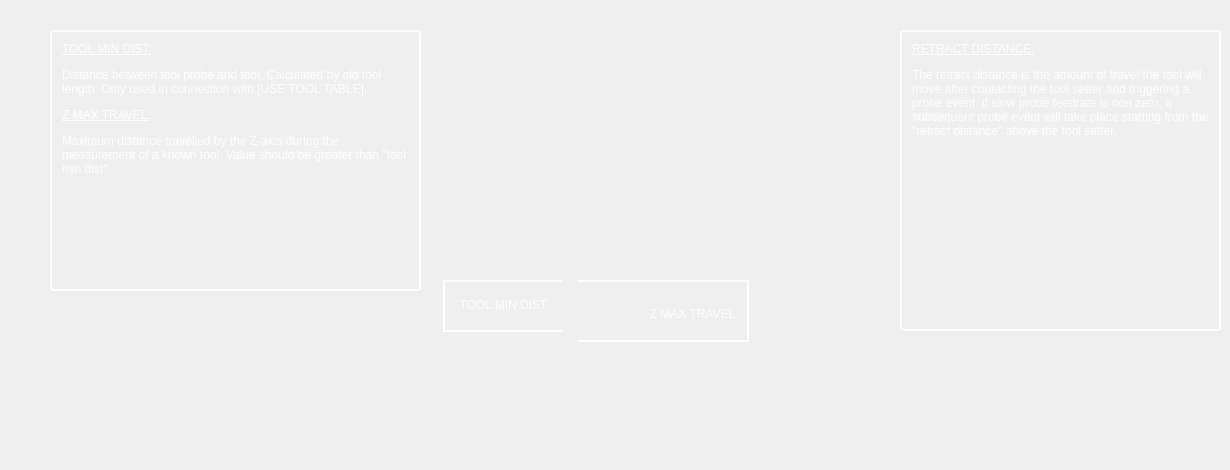
                 <widget class="QWidget" name="page">
                  <widget class="QLabel" name="label_19">
                   <property name="geometry">
                    <rect>
                     <x>50</x>
                     <y>30</y>
                     <width>371</width>
                     <height>261</height>
                    </rect>
                   </property>
                   <property name="maximumSize">
                    <size>
                     <width>500</width>
                     <height>450</height>
                    </size>
                   </property>
                   <property name="styleSheet">
                    <string notr="true">QLabel {
    border-style: solid;
    border-color: white;
    border-width: 2px;
    border-radius: 4px;
    color: white;
    font: 14pt &quot;Bebas Kai&quot;;
    padding-right: 10px;
}</string>
                   </property>
                   <property name="text">
                    <string>&lt;html&gt;

&lt;head /&gt;

&lt;body&gt;
    &lt;p&gt;&lt;span style=&quot; text-decoration: underline;&quot;&gt;TOOL MIN DIST:&lt;/span&gt;&lt;/p&gt;
    &lt;p&gt;Distance between tool probe and tool. Calculated by old tool length. 
    Only used in connection with [USE TOOL TABLE].&lt;/p&gt;
    &lt;p&gt;&lt;span style=&quot; text-decoration: underline;&quot;&gt;Z MAX TRAVEL:&lt;/span&gt;&lt;/p&gt;
    &lt;p&gt;Maximum distance travelled by the Z-axis during the measurement of a known tool. Value should be greater than &quot;tool min dist&quot;.&lt;/p&gt;
    
    
&lt;/body&gt;

&lt;/html&gt;</string>
                   </property>
                   <property name="alignment">
                    <set>Qt::AlignLeading|Qt::AlignLeft|Qt::AlignTop</set>
                   </property>
                   <property name="wordWrap">
                    <bool>true</bool>
                   </property>
                   <property name="margin">
                    <number>10</number>
                   </property>
                   <property name="indent">
                    <number>10</number>
                   </property>
                  </widget>
                  <widget class="Line" name="line_14">
                   <property name="geometry">
                    <rect>
                     <x>747</x>
                     <y>280</y>
                     <width>2</width>
                     <height>62</height>
                    </rect>
                   </property>
                   <property name="sizePolicy">
                    <sizepolicy hsizetype="Fixed" vsizetype="Fixed">
                     <horstretch>0</horstretch>
                     <verstretch>0</verstretch>
                    </sizepolicy>
                   </property>
                   <property name="styleSheet">
                    <string notr="true">color: green;
background-color: white;
border: none;
</string>
                   </property>
                   <property name="frameShadow">
                    <enum>QFrame::Plain</enum>
                   </property>
                   <property name="lineWidth">
                    <number>1</number>
                   </property>
                   <property name="midLineWidth">
                    <number>0</number>
                   </property>
                   <property name="orientation">
                    <enum>Qt::Vertical</enum>
                   </property>
                  </widget>
                  <widget class="Line" name="line_15">
                   <property name="geometry">
                    <rect>
                     <x>578</x>
                     <y>280</y>
                     <width>170</width>
                     <height>2</height>
                    </rect>
                   </property>
                   <property name="sizePolicy">
                    <sizepolicy hsizetype="Fixed" vsizetype="Fixed">
                     <horstretch>0</horstretch>
                     <verstretch>0</verstretch>
                    </sizepolicy>
                   </property>
                   <property name="layoutDirection">
                    <enum>Qt::RightToLeft</enum>
                   </property>
                   <property name="styleSheet">
                    <string notr="true">color: green;
background-color: white;
border: none;
</string>
                   </property>
                   <property name="frameShadow">
                    <enum>QFrame::Plain</enum>
                   </property>
                   <property name="lineWidth">
                    <number>1</number>
                   </property>
                   <property name="midLineWidth">
                    <number>0</number>
                   </property>
                   <property name="orientation">
                    <enum>Qt::Horizontal</enum>
                   </property>
                  </widget>
                  <widget class="QLabel" name="label_58">
                   <property name="geometry">
                    <rect>
                     <x>490</x>
                     <y>60</y>
                     <width>161</width>
                     <height>221</height>
                    </rect>
                   </property>
                   <property name="styleSheet">
                    <string notr="true">image: url(:/images/atc_spindle_tool.png);</string>
                   </property>
                   <property name="text">
                    <string/>
                   </property>
                   <property name="scaledContents">
                    <bool>true</bool>
                   </property>
                  </widget>
                  <widget class="QLabel" name="label_59">
                   <property name="geometry">
                    <rect>
                     <x>553</x>
                     <y>330</y>
                     <width>171</width>
                     <height>131</height>
                    </rect>
                   </property>
                   <property name="styleSheet">
                    <string notr="true">image: url(:/images/tool_probe.png);</string>
                   </property>
                   <property name="text">
                    <string/>
                   </property>
                   <property name="scaledContents">
                    <bool>true</bool>
                   </property>
                  </widget>
                  <widget class="QLabel" name="label_137">
                   <property name="geometry">
                    <rect>
                     <x>622</x>
                     <y>288</y>
                     <width>141</width>
                     <height>51</height>
                    </rect>
                   </property>
                   <property name="styleSheet">
                    <string notr="true">QLabel{
font: 15pt &quot;Bebas Kai&quot;;
color: white;
}</string>
                   </property>
                   <property name="lineWidth">
                    <number>0</number>
                   </property>
                   <property name="text">
                    <string>Z MAX TRAVEL</string>
                   </property>
                   <property name="alignment">
                    <set>Qt::AlignCenter</set>
                   </property>
                   <property name="wordWrap">
                    <bool>true</bool>
                   </property>
                   <property name="indent">
                    <number>0</number>
                   </property>
                  </widget>
                  <widget class="Line" name="line_16">
                   <property name="geometry">
                    <rect>
                     <x>443</x>
                     <y>280</y>
                     <width>120</width>
                     <height>2</height>
                    </rect>
                   </property>
                   <property name="sizePolicy">
                    <sizepolicy hsizetype="Fixed" vsizetype="Fixed">
                     <horstretch>0</horstretch>
                     <verstretch>0</verstretch>
                    </sizepolicy>
                   </property>
                   <property name="layoutDirection">
                    <enum>Qt::RightToLeft</enum>
                   </property>
                   <property name="styleSheet">
                    <string notr="true">color: green;
background-color: white;
border: none;
</string>
                   </property>
                   <property name="frameShadow">
                    <enum>QFrame::Plain</enum>
                   </property>
                   <property name="lineWidth">
                    <number>1</number>
                   </property>
                   <property name="midLineWidth">
                    <number>0</number>
                   </property>
                   <property name="orientation">
                    <enum>Qt::Horizontal</enum>
                   </property>
                  </widget>
                  <widget class="QLabel" name="label_150">
                   <property name="geometry">
                    <rect>
                     <x>423</x>
                     <y>280</y>
                     <width>161</width>
                     <height>50</height>
                    </rect>
                   </property>
                   <property name="styleSheet">
                    <string notr="true">QLabel{
font: 15pt &quot;Bebas Kai&quot;;
color: white;
}</string>
                   </property>
                   <property name="lineWidth">
                    <number>0</number>
                   </property>
                   <property name="text">
                    <string>TOOL MIN DIST</string>
                   </property>
                   <property name="alignment">
                    <set>Qt::AlignCenter</set>
                   </property>
                   <property name="wordWrap">
                    <bool>true</bool>
                   </property>
                   <property name="indent">
                    <number>0</number>
                   </property>
                  </widget>
                  <widget class="Line" name="line_17">
                   <property name="geometry">
                    <rect>
                     <x>443</x>
                     <y>330</y>
                     <width>120</width>
                     <height>2</height>
                    </rect>
                   </property>
                   <property name="sizePolicy">
                    <sizepolicy hsizetype="Fixed" vsizetype="Fixed">
                     <horstretch>0</horstretch>
                     <verstretch>0</verstretch>
                    </sizepolicy>
                   </property>
                   <property name="layoutDirection">
                    <enum>Qt::RightToLeft</enum>
                   </property>
                   <property name="styleSheet">
                    <string notr="true">color: green;
background-color: white;
border: none;
</string>
                   </property>
                   <property name="frameShadow">
                    <enum>QFrame::Plain</enum>
                   </property>
                   <property name="lineWidth">
                    <number>1</number>
                   </property>
                   <property name="midLineWidth">
                    <number>0</number>
                   </property>
                   <property name="orientation">
                    <enum>Qt::Horizontal</enum>
                   </property>
                  </widget>
                  <widget class="Line" name="line_18">
                   <property name="geometry">
                    <rect>
                     <x>443</x>
                     <y>280</y>
                     <width>2</width>
                     <height>50</height>
                    </rect>
                   </property>
                   <property name="sizePolicy">
                    <sizepolicy hsizetype="Fixed" vsizetype="Fixed">
                     <horstretch>0</horstretch>
                     <verstretch>0</verstretch>
                    </sizepolicy>
                   </property>
                   <property name="styleSheet">
                    <string notr="true">color: green;
background-color: white;
border: none;
</string>
                   </property>
                   <property name="frameShadow">
                    <enum>QFrame::Plain</enum>
                   </property>
                   <property name="lineWidth">
                    <number>1</number>
                   </property>
                   <property name="midLineWidth">
                    <number>0</number>
                   </property>
                   <property name="orientation">
                    <enum>Qt::Vertical</enum>
                   </property>
                  </widget>
                  <widget class="Line" name="line_19">
                   <property name="geometry">
                    <rect>
                     <x>578</x>
                     <y>340</y>
                     <width>170</width>
                     <height>2</height>
                    </rect>
                   </property>
                   <property name="sizePolicy">
                    <sizepolicy hsizetype="Fixed" vsizetype="Fixed">
                     <horstretch>0</horstretch>
                     <verstretch>0</verstretch>
                    </sizepolicy>
                   </property>
                   <property name="layoutDirection">
                    <enum>Qt::RightToLeft</enum>
                   </property>
                   <property name="styleSheet">
                    <string notr="true">color: green;
background-color: white;
border: none;
</string>
                   </property>
                   <property name="frameShadow">
                    <enum>QFrame::Plain</enum>
                   </property>
                   <property name="lineWidth">
                    <number>1</number>
                   </property>
                   <property name="midLineWidth">
                    <number>0</number>
                   </property>
                   <property name="orientation">
                    <enum>Qt::Horizontal</enum>
                   </property>
                  </widget>
                  <widget class="QLabel" name="label_20">
                   <property name="geometry">
                    <rect>
                     <x>900</x>
                     <y>30</y>
                     <width>321</width>
                     <height>301</height>
                    </rect>
                   </property>
                   <property name="maximumSize">
                    <size>
                     <width>500</width>
                     <height>400</height>
                    </size>
                   </property>
                   <property name="styleSheet">
                    <string notr="true">QLabel {
    border-style: solid;
    border-color: white;
    border-width: 2px;
    border-radius: 4px;
    color: white;
    font: 14pt &quot;Bebas Kai&quot;;
    padding-right: 10px;
}</string>
                   </property>
                   <property name="text">
                    <string>&lt;html&gt;

&lt;head /&gt;

&lt;body&gt;
    &lt;p&gt;&lt;span style=&quot; text-decoration: underline;&quot;&gt;RETRACT DISTANCE:&lt;/span&gt;&lt;/p&gt;
    &lt;p&gt;The retract distance is the amount of travel the tool will move after contacting the tool setter and triggering a
        probe event. if slow probe feedrate is non zero, a subsequent probe event will take place starting from the
        &amp;quot;retract distance&amp;quot; above the tool setter.&lt;/p&gt;
&lt;/body&gt;

&lt;/html&gt;</string>
                   </property>
                   <property name="alignment">
                    <set>Qt::AlignLeading|Qt::AlignLeft|Qt::AlignTop</set>
                   </property>
                   <property name="wordWrap">
                    <bool>true</bool>
                   </property>
                   <property name="margin">
                    <number>10</number>
                   </property>
                   <property name="indent">
                    <number>10</number>
                   </property>
                  </widget>
                  <zorder>label_58</zorder>
                  <zorder>label_137</zorder>
                  <zorder>label_150</zorder>
                  <zorder>label_19</zorder>
                  <zorder>line_14</zorder>
                  <zorder>line_15</zorder>
                  <zorder>label_59</zorder>
                  <zorder>line_16</zorder>
                  <zorder>line_17</zorder>
                  <zorder>line_18</zorder>
                  <zorder>line_19</zorder>
                  <zorder>label_20</zorder>
                 </widget>
